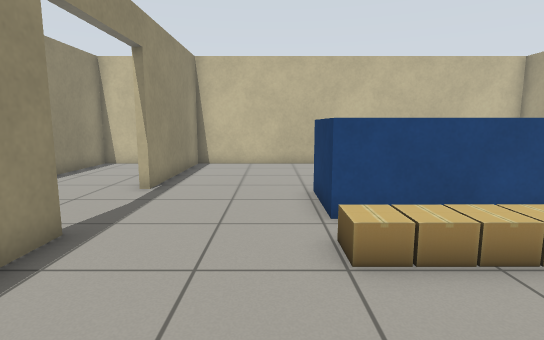
view 1 (above)

24 first-person views from a walk through a robot-simulator world made for Gazebo. The camera is 0.94 m above the floor, tilts 8° down and sees 80° across. The floor is counted in squares, 0.5 m on a side. Each view is taken from the middle of a square. On the plan, view 1 faces up. The plan holds only what a view shows up to about 17 squares ahead; the rest is blank. Some stock models are drawn as simple stand-ins.

view 2
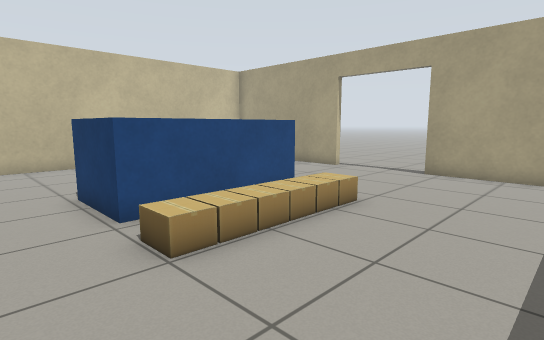

view 3
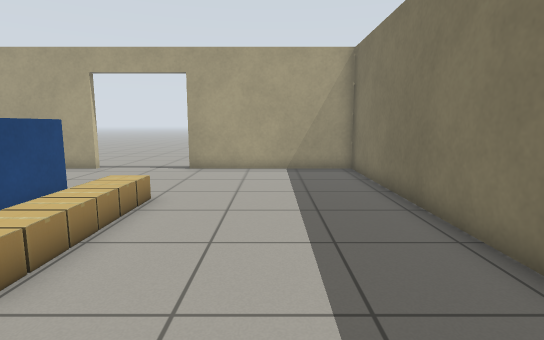

view 4
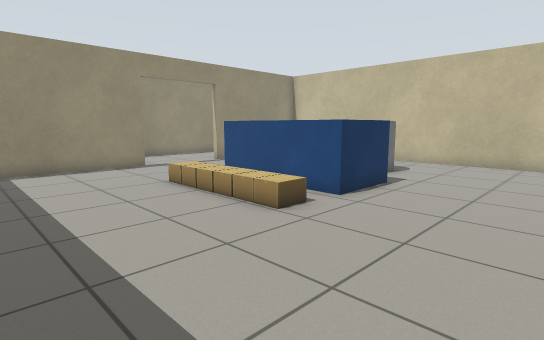

view 5
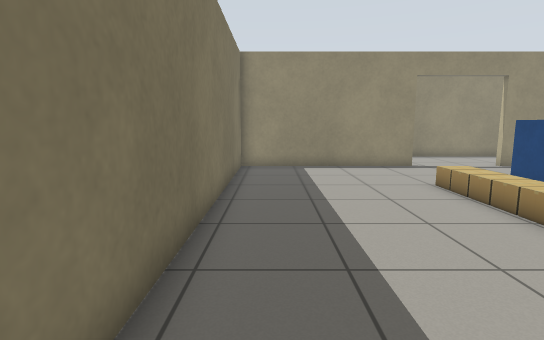

view 6
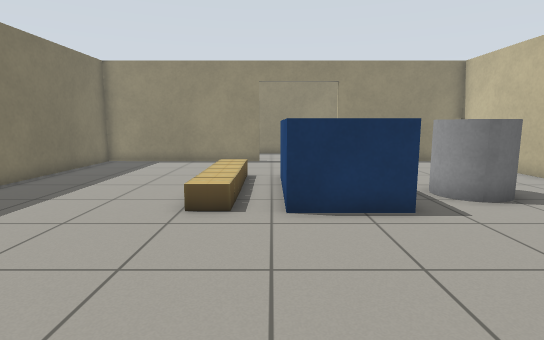

view 7
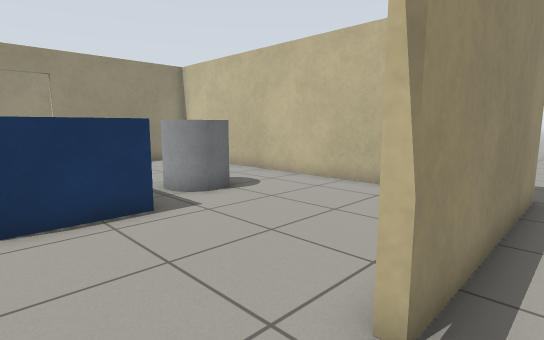

view 8
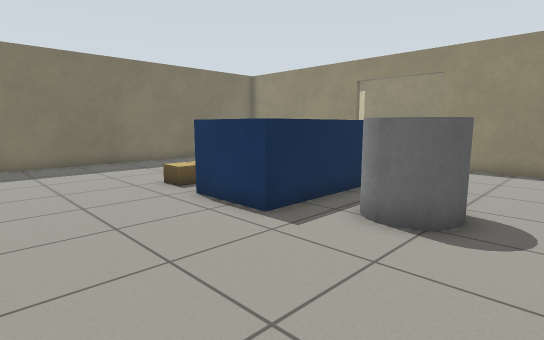

view 9
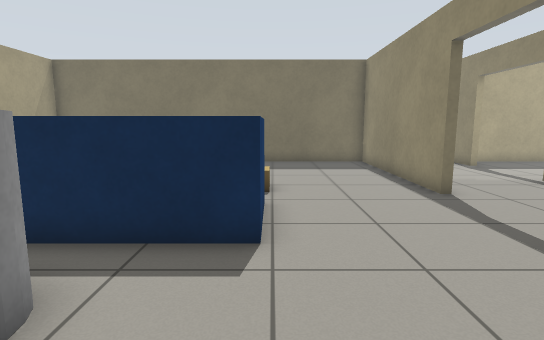

view 10
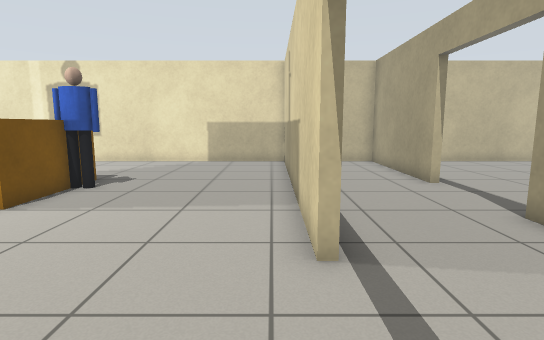

view 11
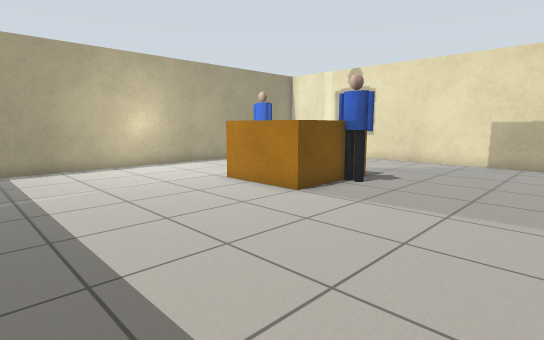

view 12
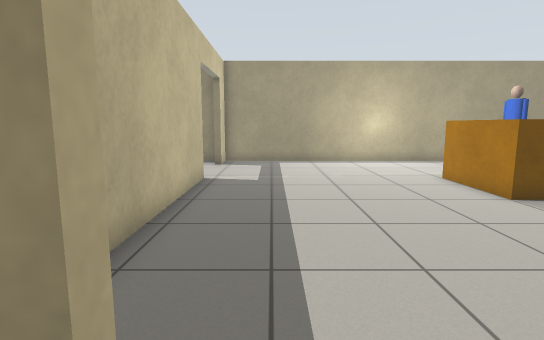

view 13
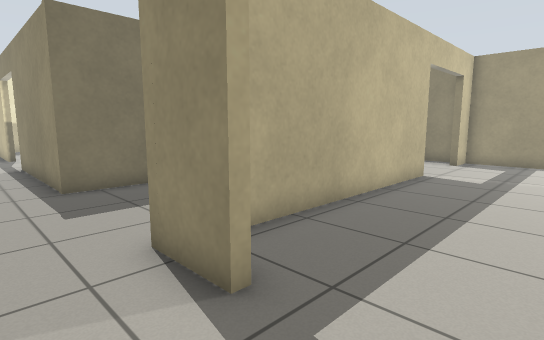

view 14
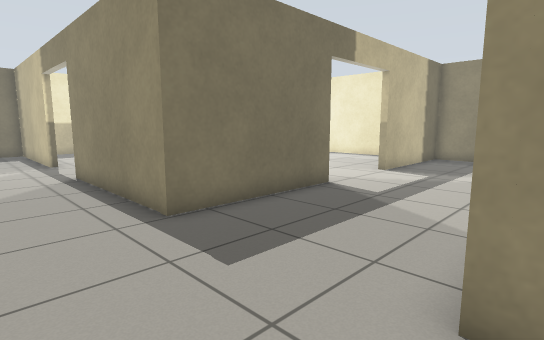

view 15
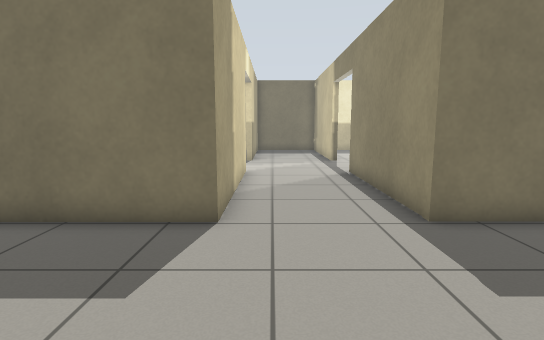

view 16
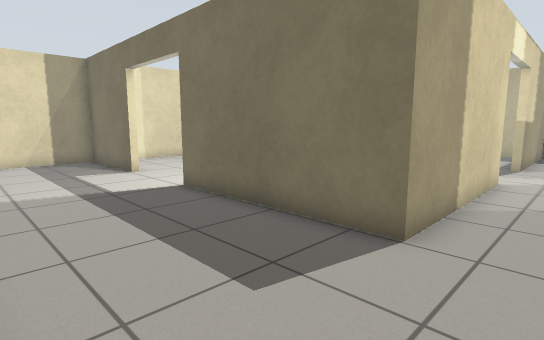

view 17
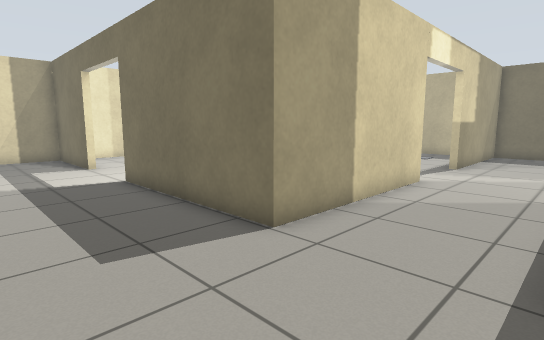

view 18
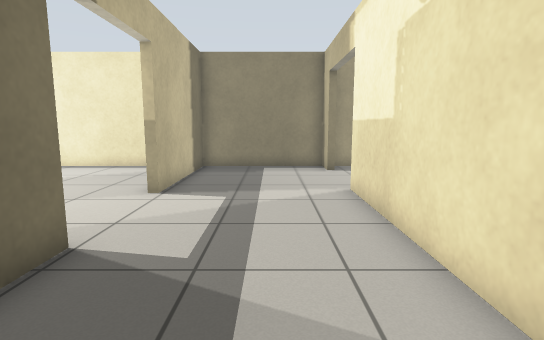

view 19
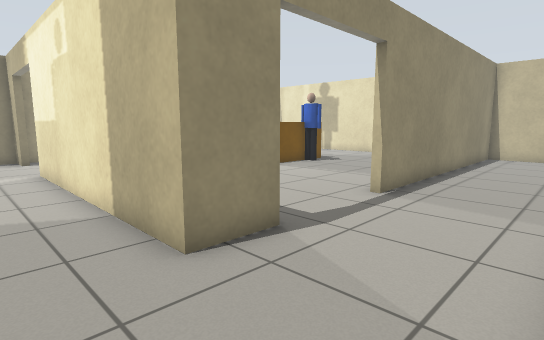

view 20
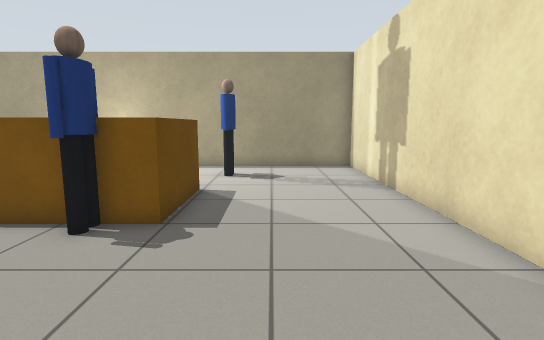

view 21
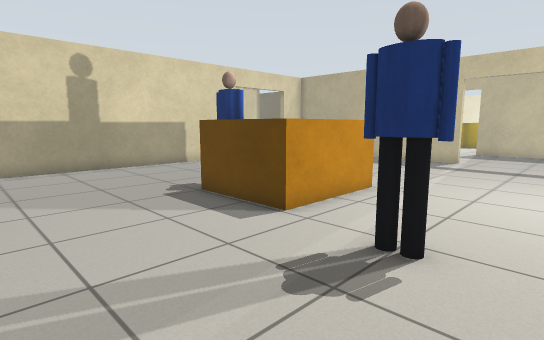

view 22
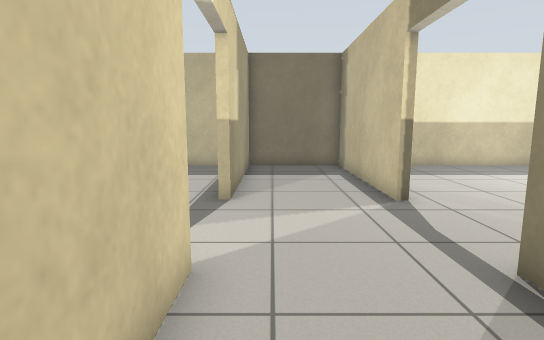

view 23
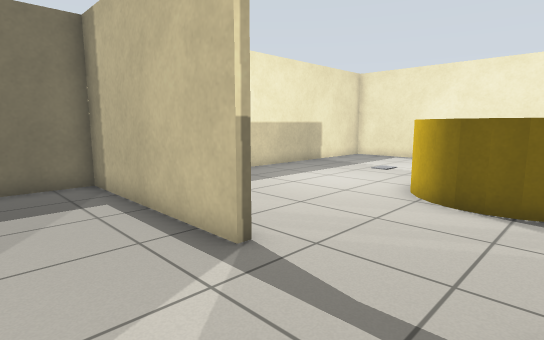

view 24
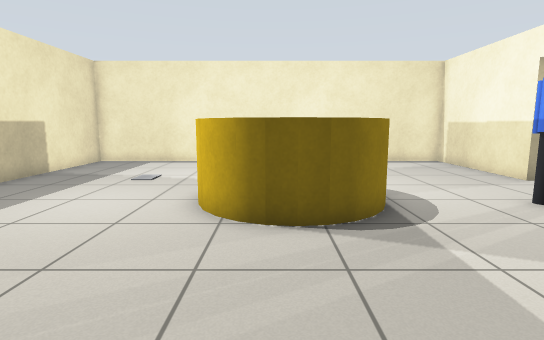

### Floor plan
Ten units are one square. View 1 is at (0, 0); x grows to the right and y downward. Boxes are objects, and circles mark ways between rooms. Rooms are numbered by the first view taken in them; rooms with no view inside come last. Other rooms are left out.
<svg viewBox="-255 -164 381 427">
<path fill="none" stroke="#000" d="M-36 -54 -36 24 117 24 117 -46M117 -85 117 -124M117 -141 117 -156 -36 -156 -36 -93M121 -159 121 -85M-84 -33 -84 -156 -236 -156 -236 24 -222 24M-184 24 -94 24M-81 7 -81 27 -184 27M-139 81 -81 81 -81 149M-40 -49 -40 -54M-40 151 -40 81 30 81M70 81 117 81 117 45M-81 189 -81 258 -40 258 -40 190M-40 -92 -40 -156 -81 -156 -81 -33M-223 27 -236 27 -236 81 -178 81M-178 84 -236 84 -236 258 -114 258"/>
<rect x="5" y="-55" width="20" height="20" fill="#bbb"><title>cardboard box</title></rect>
<rect x="5" y="-95" width="60" height="40" fill="#bbb"><title>blue box</title></rect>
<rect x="25" y="-55" width="10" height="20" fill="#bbb"><title>cardboard box</title></rect>
<rect x="25" y="-125" width="30" height="30" fill="#bbb"><title>grey cylinder</title></rect>
<rect x="35" y="-55" width="10" height="20" fill="#bbb"><title>cardboard box</title></rect>
<rect x="45" y="-55" width="10" height="20" fill="#bbb"><title>cardboard box</title></rect>
<rect x="55" y="-55" width="10" height="20" fill="#bbb"><title>cardboard box</title></rect>
<rect x="-225" y="-115" width="20" height="20" fill="#bbb"><title>person</title></rect>
<rect x="-185" y="-105" width="40" height="50" fill="#bbb"><title>orange box</title></rect>
<rect x="-155" y="-95" width="20" height="20" fill="#bbb"><title>person</title></rect>
<rect x="-155" y="135" width="30" height="60" fill="#bbb"><title>yellow cylinder</title></rect>
<rect x="-155" y="95" width="20" height="20" fill="#bbb"><title>person</title></rect>
<circle cx="120" cy="-65" r="3" fill="#2a7"/>
<circle cx="-40" cy="-75" r="3" fill="#2a7"/>
<circle cx="-205" cy="25" r="3" fill="#2a7"/>
<circle cx="-80" cy="-15" r="3" fill="#2a7"/>
<circle cx="-155" cy="80" r="3" fill="#2a7"/>
<circle cx="-80" cy="165" r="3" fill="#2a7"/>
<text x="40" y="-70">1</text>
<text x="-250" y="50">2</text>
<text x="-160" y="-70">3</text>
<text x="-60" y="50">4</text>
<text x="-160" y="170">5</text>
</svg>
Room 1 opens to room 2. Room 1 opens to room 4. Room 3 opens to room 4. Room 4 opens to room 5.

Where each view was taken, in squares from view 1:
view 1: 0 up, 0 right, facing up
view 2: 0 up, 1 left, facing up-right
view 3: 1 up, 2 left, facing right
view 4: 1 down, 11 right, facing up-left
view 5: 1 down, 11 right, facing left
view 6: 6 up, 13 right, facing left
view 7: 6 up, 13 right, facing up-left
view 8: 14 up, 11 right, facing down-left
view 9: 14 up, 1 right, facing down
view 10: 1 down, 9 left, facing up
view 11: 1 down, 9 left, facing up-left
view 12: 0 up, 7 left, facing left
view 13: 2 up, 6 left, facing down-left
view 14: 2 down, 5 left, facing down-left
view 15: 2 down, 5 left, facing down
view 16: 3 down, 6 left, facing down-right
view 17: 4 down, 8 left, facing down-right
view 18: 5 down, 9 left, facing left
view 19: 5 down, 4 left, facing up-left
view 20: 12 up, 9 left, facing left
view 21: 15 up, 23 left, facing down-right
view 22: 11 down, 5 left, facing down
view 23: 15 down, 5 left, facing down-left
view 24: 17 down, 7 left, facing left
